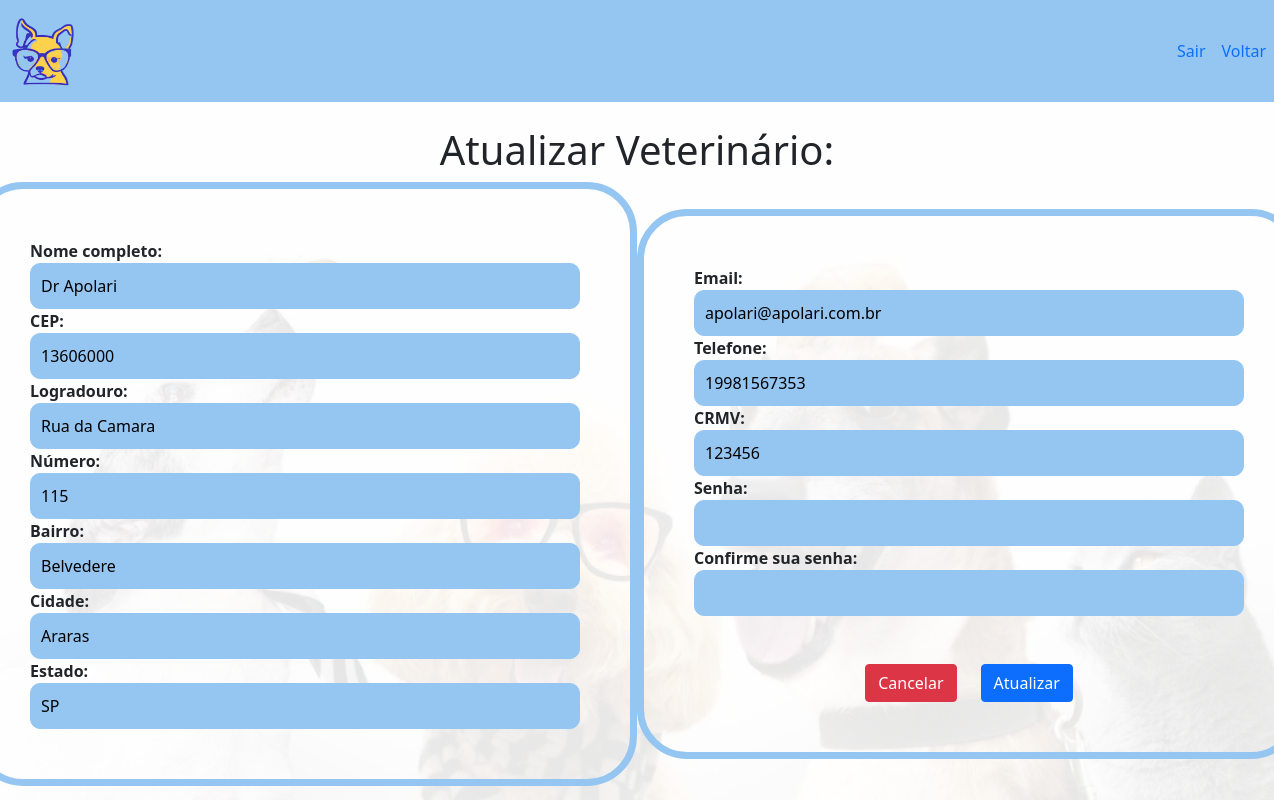
/updateVet/1/, run on the app's committed database.
### Aplicativo/models.py (models this page shows)
class VeterinarioCadastroModel(models.Model):
    nome = models.CharField(max_length=255)
    email = models.CharField(max_length=255)
    cep=models.CharField(max_length=255, default='000000000')
    logradouro = models.CharField(max_length=255)
    bairro = models.CharField(max_length=100)
    numero = models.CharField(max_length=10)
    cidade = models.CharField('cidade',max_length=100, default = 'cidade')
    estado = models.CharField(max_length=3)
    telefone = models.CharField(max_length=15)
    crmv = models.CharField(max_length=20)
    password = models.CharField(max_length=50)

### Aplicativo/views.py (the view)
# urls.py: path('updateVet/<int:id>/', views.updateVet, name='updateVet'),
def updateVet(request, id):
    veterinario = get_object_or_404(VeterinarioCadastroModel, pk=id)
    if request.method == 'POST':
        form = VeterinarioCadastroForm(request.POST, instance=veterinario)
        if form.is_valid():
            form.save()
            return redirect('atualizacaoVet')
    else:
        form = VeterinarioCadastroForm(instance=veterinario)
    return render(request, 'updateVet.html', {'form': form, 'veterinario': veterinario})

### Aplicativo/forms.py
class VeterinarioCadastroForm(forms.ModelForm):
    class Meta:
        model = VeterinarioCadastroModel
        fields=['nome', 'cep','email','logradouro','bairro','numero','cidade','estado','telefone','crmv','password']

### Aplicativo/templates/updateVet.html (shortened to what this page needs)
<!DOCTYPE html>
<html lang="pt-br">
<head>
    {% load static %}
    <link rel="stylesheet" type="text/css" href="{% static 'css/index.css' %}">
    <link rel="stylesheet" type="text/css" href="{% static 'css/cadastro.css' %}">
    <link href="https://cdn.jsdelivr.net/npm/bootstrap@5.0.2/dist/css/bootstrap.min.css" rel="stylesheet"
>
</head>
<body>
    {% include 'nav.html' %}
    <br>
    <h1 class="text-center">Atualizar Veterinário:</h1>
    <form action="{% url 'updateVet' veterinario.id %}" method="POST">
        <div class="container-wrapper">
            <div class="form-container">
                <div class="form-group">
                    <label for="nome"><b>Nome completo:</b></label><br>
                    <input class="input" type="text" id="nome" name="nome" value="{{ veterinario.nome }}" required>
                    <br>
                    <label for="cep"><b>CEP:</b></label><br>
                    <input class="input" type="text" id="cep" name="cep" value="{{ veterinario.cep }}" required>
                    <br>
                    <label for="endereco"><b>Logradouro:</b></label><br>
                    <input class="input" type="text" id="endereco" name="logradouro" value="{{ veterinario.logradouro }}" required>
                    <br>
                    <label for="numero"><b>Número:</b></label><br>
                    <input class="input" type="text" id="numero" name="numero" value="{{ veterinario.numero }}" required>
                    <br>
                    <label for="bairro"><b>Bairro:</b></label><br>
                    <input class="input" type="text" id="bairro" name="bairro" value="{{ veterinario.bairro }}" required>
                    <br>
                    <label for="cidade"><b>Cidade:</b></label><br>
                    <input class="input" type="text" id="cidade" name="cidade" value="{{ veterinario.cidade }}" required>
                    <br>
                    <label for="estado"><b>Estado:</b></label><br>
                    <input class="input" type="text" id="estado" name="estado" value="{{ veterinario.estado }}" required>
                    <br>
                </div>
            </div>
            <div class="form-container">
                <div class="form-group">
                    <label for="email"><b>Email:</b></label><br>
                    <input class="input" type="email" id="email" name="email" value="{{ veterinario.email }}" required>
                    <br>
                    <label for="telefone"><b>Telefone:</b></label><br>
                    <input class="input" type="text" id="telefone" name="telefone" value="{{ veterinario.telefone }}" required>
                    <br>
                    <label for="crmv"><b>CRMV:</b></label><br>
                    <input class="input" type="text" id="crmv" name="crmv" value="{{ veterinario.crmv }}" required>
                    <br>
                    <label for="password"><b>Senha:</b></label><br>
                    <input class="input" type="password" id="password" name="password" required>
                    <br>
                    <label for="confirm_password"><b>Confirme sua senha:</b></label><br>
                    <input class="input" type="password" id="confirm_password" name="confirm_password" required>
                    <br>
                    <br>
                </div>
                <br>
                <div class="row justify-content-center">
                    <div class="col-auto">
                        <a href="{% url 'home' %}" class="btn btn-danger">Cancelar</a>
                    </div>
                    <div class="form-group col-auto">
                        <button type="submit" class="btn btn-primary">Atualizar</button>
                    </div>
                </div>
            </div>
        </div>
    </form>
</body>
</html>

### Aplicativo/static/css/cadastro.css (style rules this page uses)
body { background-image: url('../Aplicativo/media/fundo_opaco.png'); background-size: cover; background-repeat: no-repeat; background-attachment: fixed; }
.container-wrapper { display: flex; justify-content: center; align-items: center; }
.form-container { border: 7px solid #95C6F2; border-radius: 50px; padding: 50px; }
.form-group .input { font-size: 16px; color: black; background-color: #95C6F2; border: 1px solid #95C6F2; padding: 10px; border-radius: 10px; width: 550px; }

### Aplicativo/static/css/carrossel.css (style rules this page uses)
body { margin: 0; padding: 0; background-color: #969696; }

### data on the page
VeterinarioCadastroModel: nome "Dr Apolari", cep "13606000", logradouro "Rua da Camara", numero "115", bairro "Belvedere", cidade "Araras", estado "SP", email "apolari@apolari.com.br", telefone "19981567353", crmv "123456"
